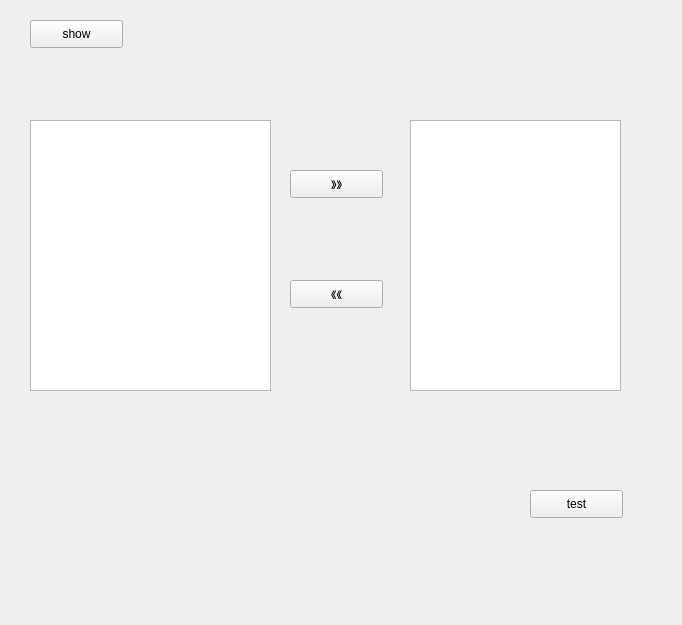
<?xml version="1.0" encoding="UTF-8"?>
<ui version="4.0">
 <class>Widget</class>
 <widget class="QWidget" name="Widget">
  <property name="geometry">
   <rect>
    <x>0</x>
    <y>0</y>
    <width>682</width>
    <height>625</height>
   </rect>
  </property>
  <property name="windowTitle">
   <string>Widget</string>
  </property>
  <widget class="QPushButton" name="pushButton">
   <property name="geometry">
    <rect>
     <x>30</x>
     <y>20</y>
     <width>93</width>
     <height>28</height>
    </rect>
   </property>
   <property name="text">
    <string>show</string>
   </property>
  </widget>
  <widget class="QListWidget" name="listWidget">
   <property name="geometry">
    <rect>
     <x>30</x>
     <y>120</y>
     <width>241</width>
     <height>271</height>
    </rect>
   </property>
   <property name="selectionMode">
    <enum>QAbstractItemView::ExtendedSelection</enum>
   </property>
  </widget>
  <widget class="QListWidget" name="listWidget_2">
   <property name="geometry">
    <rect>
     <x>410</x>
     <y>120</y>
     <width>211</width>
     <height>271</height>
    </rect>
   </property>
   <property name="selectionMode">
    <enum>QAbstractItemView::ExtendedSelection</enum>
   </property>
  </widget>
  <widget class="QPushButton" name="pushButton_2">
   <property name="geometry">
    <rect>
     <x>290</x>
     <y>170</y>
     <width>93</width>
     <height>28</height>
    </rect>
   </property>
   <property name="text">
    <string>》》</string>
   </property>
  </widget>
  <widget class="QPushButton" name="pushButton_3">
   <property name="geometry">
    <rect>
     <x>290</x>
     <y>280</y>
     <width>93</width>
     <height>28</height>
    </rect>
   </property>
   <property name="text">
    <string>《《</string>
   </property>
  </widget>
  <widget class="QPushButton" name="pushButton_4">
   <property name="geometry">
    <rect>
     <x>530</x>
     <y>490</y>
     <width>93</width>
     <height>28</height>
    </rect>
   </property>
   <property name="text">
    <string>test</string>
   </property>
  </widget>
 </widget>
 <layoutdefault spacing="6" margin="11"/>
 <resources/>
 <connections/>
</ui>
